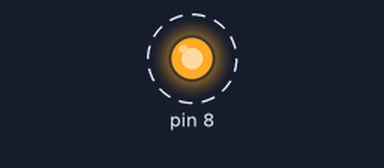
This sketch was run on a simulated Arduino Uno, built with avr-gcc and run on an emulated ATmega328P. Parts: output pins drawn as LEDs (lit = HIGH). Dashed ring = blinking. What the sketch prints to the serial monitor is not drawn.

Above: at 0.2 s.
Timing chart, 0 to 3.0 s (numbered marks = the images above):
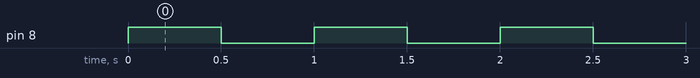

Measured:
- by itself, pin 8: alternates HIGH for 0.50 s and LOW for 0.50 s, 10 changes in all, then stays LOW

The sketch:

finiteLEDBlinker.ino
```cpp
int counter;
void setup() {
  Serial.begin(9600);
  pinMode(8,OUTPUT);
  counter=0;
}

void loop() {
  while (counter<5) {
    Serial.write(counter);
    digitalWrite(8,HIGH);
    delay(500);
    digitalWrite(8,LOW);
    delay(500);
    counter++;
  }
}
```
